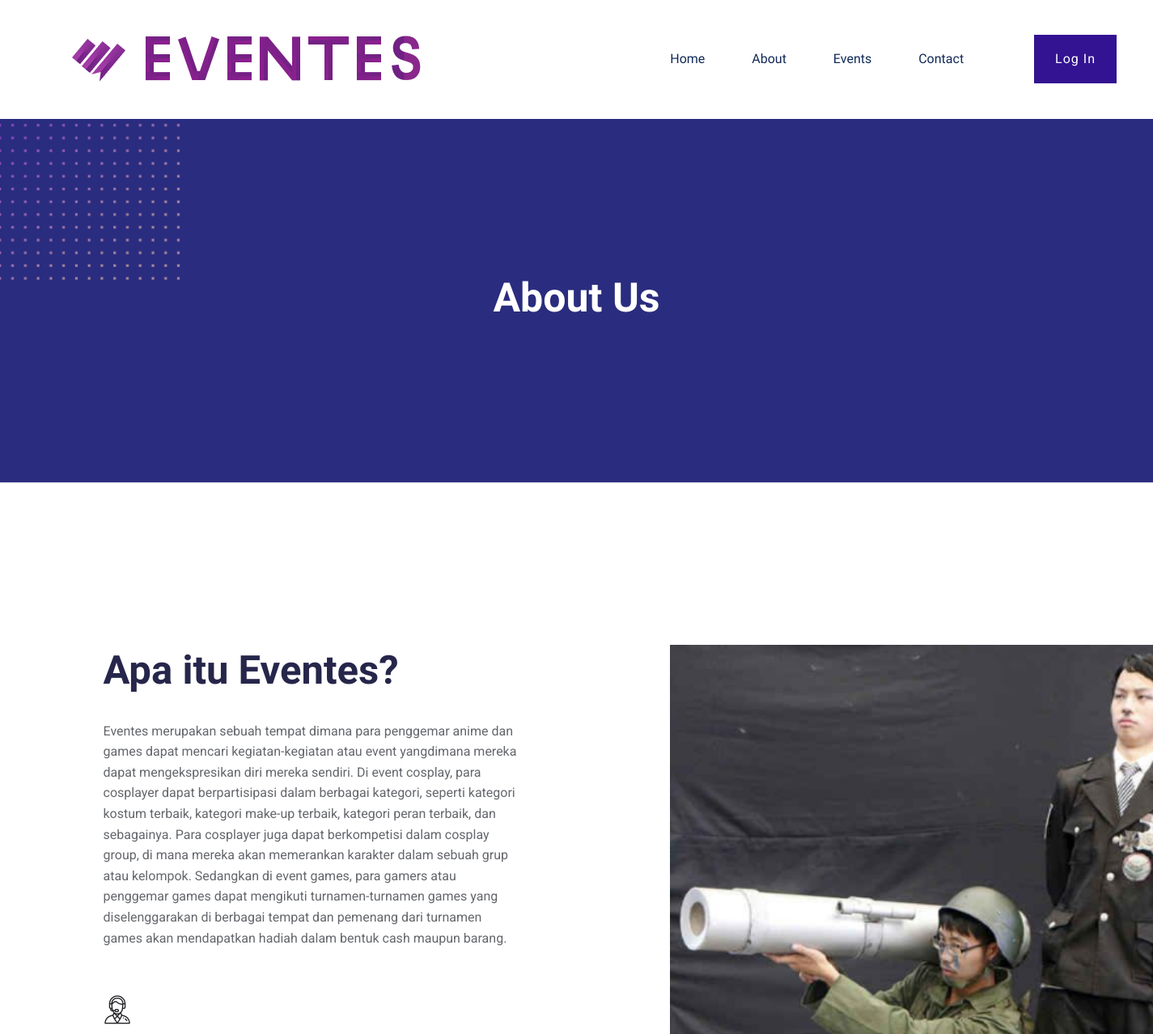
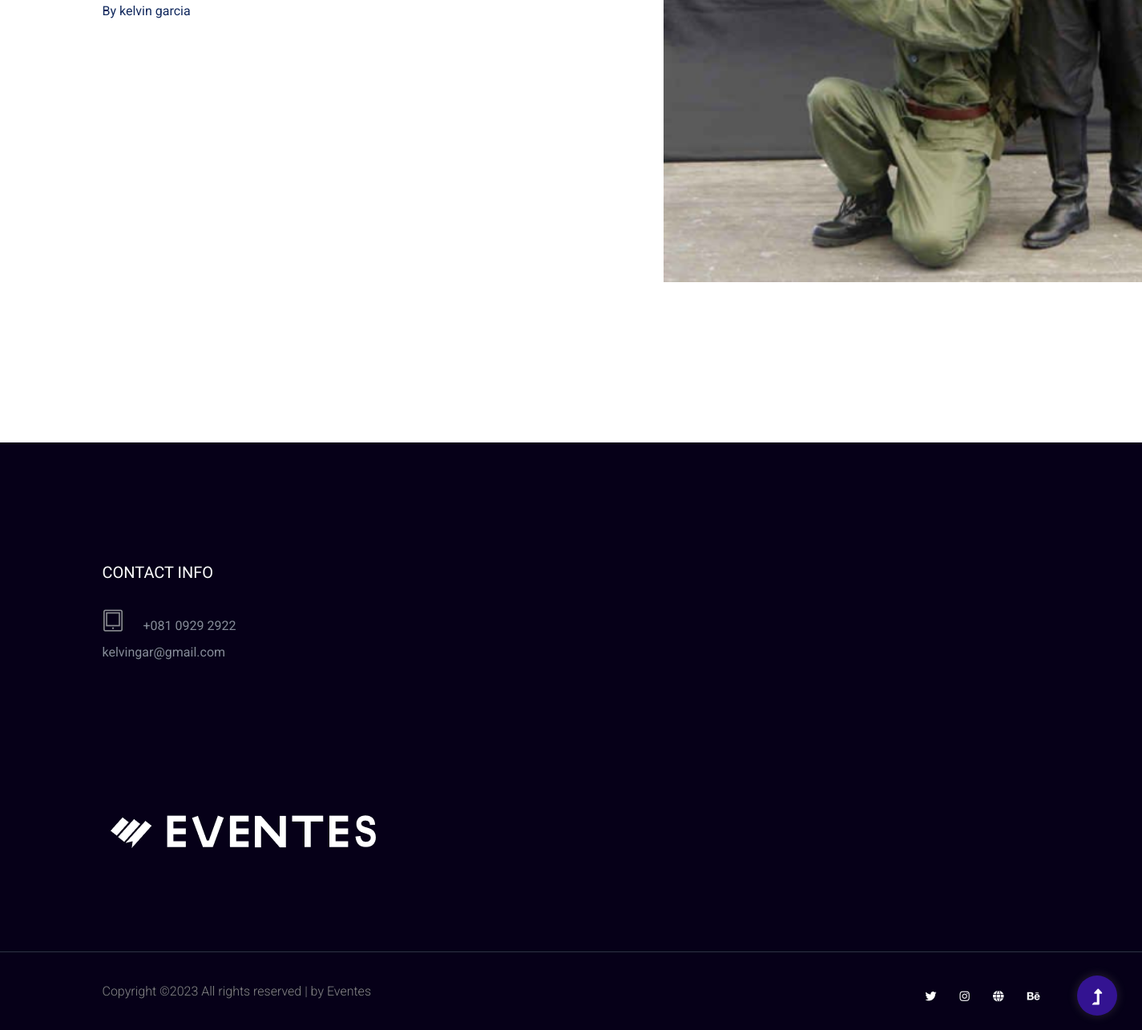
Page /about.php on the committed database (2 pictures, top to bottom).
### tables this page shows
CREATE TABLE `about` (
  `id_abt` int(11) NOT NULL,
  `jenis` mediumtext NOT NULL,
  `isi` longtext NOT NULL,
  `foto` text NOT NULL,
  `oleh` varchar(50) NOT NULL
);

CREATE TABLE `contact` (
  `id_con` int(11) NOT NULL,
  `nomor` text NOT NULL,
  `email` varchar(255) NOT NULL
);

### about.php (the view, shortened to what this page needs)
<!doctype html>
<html class="no-js" lang="zxx">
<head>
	<link rel="stylesheet" href="assets/css/bootstrap.min.css">
	<link rel="stylesheet" href="assets/css/owl.carousel.min.css">
	<link rel="stylesheet" href="assets/css/slicknav.css">
    <link rel="stylesheet" href="assets/css/flaticon.css">
    <link rel="stylesheet" href="assets/css/gijgo.css">
	<link rel="stylesheet" href="assets/css/animate.min.css">
	<link rel="stylesheet" href="assets/css/magnific-popup.css">
	<link rel="stylesheet" href="assets/css/fontawesome-all.min.css">
	<link rel="stylesheet" href="assets/css/themify-icons.css">
	<link rel="stylesheet" href="assets/css/slick.css">
	<link rel="stylesheet" href="assets/css/nice-select.css">
	<link rel="stylesheet" href="assets/css/style.css">
</head>
<body>
<header>
    <div class="header-area">
        <div class="main-header header-sticky">
            <div class="container-fluid">
                <div class="row align-items-center">
                    <div class="col-xl-2 col-lg-2 col-md-1">
                        <div class="logo">
                            <a href="index.html"><img src="assets/img/logo/logo2.png" alt=""></a>
                        </div>
                    </div>
                    <div class="col-xl-10 col-lg-10 col-md-10">
                        <div class="menu-main d-flex align-items-center justify-content-end">
                            <div class="main-menu f-right d-none d-lg-block">
                                <nav>
                                    <ul id="navigation">
                                        <li><a href="index.php">Home</a></li>
                                        <li><a href="about.php">About</a></li>
                                        <li><a href="events.php">Events</a></li>
                                        <li><a href="contact.php">Contact</a></li>
                                    </ul>
                                </nav>
                            </div>
                            <div class="header-right-btn f-right d-none d-lg-block ml-30">
                                <a href="login.php" class="btn header-btn">Log In</a>
                            </div>
                        </div>
                    </div>
                    <div class="col-12">
                    </div>
                </div>
            </div>
        </div>
    </div>
</header>
<main>
    <div class="slider-area2">
        <div class="slider-height2 d-flex align-items-center">
            <div class="container">
                <div class="row">
                    <div class="col-xl-12">
                        <div class="hero-cap text-center">
                            <h2>About Us</h2>
                        </div>
                    </div>
                </div>
            </div>
        </div>
    </div>
    <section class="about-low-area section-padding2">
        <div class="container">
            <div class="row">
                <div class="col-lg-6 col-md-12">
                    <div class="about-caption mb-50">
                        <div class="section-tittle mb-35">
                        <?php
                            include "config.php";
                            $ambildata = mysqli_query($conn, "SELECT * FROM about ");
                            while($tampil = mysqli_fetch_array($ambildata)){
                                echo "
                                <tr>
                                    <td><h2>$tampil[jenis]</h2></td>
                                </tr>";
                                }
                                ?>
                            <p>
                            <?php
                            include "config.php";
                            $ambildata = mysqli_query($conn, "SELECT * FROM about ");
                            while($tampil = mysqli_fetch_array($ambildata)){
                                echo "
                                <tr>
                                    <td>$tampil[isi]</td>
                                </tr>";
                            }
                            ?>
                            </p>
                        </div>
                    </div>
                    <div class="row">
                        <div class="col-lg-6 col-md-6 col-sm-6 col-xs-10">
                            <div class="single-caption mb-20">
                                <div class="caption-icon">
                                    <span class="flaticon-communications-1"></span>
                                    <p>
                                    <?php
                                    include "config.php";
                                    $ambildata = mysqli_query($conn, "SELECT * FROM about ");
                                    while($tampil = mysqli_fetch_array($ambildata)){
                                    echo "
                                    <tr>
                                        <td>$tampil[oleh]</td>
                                    </tr>";
                                    }
                                    ?>
                                    </p>
                                </div>
                            </div>
                        </div>
                    </div>
                </div>
                <div class="col-lg-6 col-md-12">
                    <div class="about-img ">
                        <img src="assets/img/gallery/about2.png" alt=" " width="700px">
                    </div>
                </div>
            </div>
        </div>
    </section>
    </main>
    <footer>
        <div class="footer-area footer-padding">
            <div class="container">
                <div class="row d-flex justify-content-between">
                    <div class="col-xl-3 col-lg-3 col-md-4 col-sm-5">
                        <div class="single-footer-caption mb-50">
                            <div class="footer-tittle">
                                <h4>Contact Info</h4>
                                <ul>
                                <li><span class="contact-info__icon"><i class="ti-tablet"></i></span>
                                        <?php
                            include "config.php";
                            $ambildata = mysqli_query($conn, "SELECT * FROM contact ");
                            while($tampil = mysqli_fetch_array($ambildata)){
                                echo "
                                <tr>
                                    <td>$tampil[nomor]</td>
                                </tr>";
                                }
                                ?>
                                </li>
                                    <li>
                                    <?php
                            include "config.php";
                            $ambildata = mysqli_query($conn, "SELECT * FROM contact ");
                            while($tampil = mysqli_fetch_array($ambildata)){
                                echo "
                                <tr>
                                    <td>$tampil[email]</td>
                                </tr>";
                                }
                                ?>
                                    </li>
                                </ul>
                            </div>
                        </div>
                    </div>
                </div>
               <div class="row footer-wejed justify-content-between">
                    <div class="col-xl-3 col-lg-3 col-md-4 col-sm-6">
                        <div class="footer-logo mb-20">
                        <a href="index.html"><img src="assets/img/logo/logo2_footer.png" alt=""></a>
                        </div>
                    </div>
               </div>
            </div>
        </div>
        <div class="footer-bottom-area footer-bg">
            <div class="container">
                <div class="footer-border">
                     <div class="row d-flex justify-content-between align-items-center">
                         <div class="col-xl-10 col-lg-8 ">
                             <div class="footer-copy-right">
                                 <p>
  Copyright &copy;<script>document.write(new Date().getFullYear());</script> All rights reserved | by Eventes</p>
                             </div>
                         </div>
                         <div class="col-xl-2 col-lg-4">
                             <div class="footer-social f-right">
                                <a href="#"><i class="fab fa-twitter"></i></a>
                                <a href="https://www.instagram.com/_kelvin_garcia"><i class="fab fa-instagram"></i></a>
                                <a href="#"><i class="fas fa-globe"></i></a>
                                <a href="#"><i class="fab fa-behance"></i></a>
                             </div>
                         </div>
                     </div>
                </div>
            </div>
        </div>
    </footer>
    <div id="back-top" >
        <a title="Go to Top" href="#"> <i class="fas fa-level-up-alt"></i></a>
    </div>
    </body>
</html>

### about.php (style rules this page uses)
.about-img { margin-left: 100px; }

### rows in the picture
about: jenis "Apa itu Eventes?", isi "Eventes merupakan sebuah tempat dimana para penggemar anime dan games dapat mencari kegiatan-kegiatan atau event yangdimana mereka dapat mengekspresikan diri mereka sendiri. Di event cosplay, para cosplayer dapat berpartisipasi dalam berbagai kategori, seperti kategori kostum terbaik, kategori make-up terbaik, kategori peran terbaik, dan sebagainya. Para cosplayer juga dapat berkompetisi dalam cosplay group, di mana mereka akan memerankan karakter dalam sebuah grup atau kelompok. Sedangkan di event games, para gamers atau penggemar games dapat mengikuti turnamen-turnamen games yang diselenggarakan di berbagai tempat dan pemenang dari turnamen games akan mendapatkan hadiah dalam bentuk cash…", oleh "By kelvin garcia"
contact: nomor "+081 0929 2922", email "kelvingar@gmail.com"
